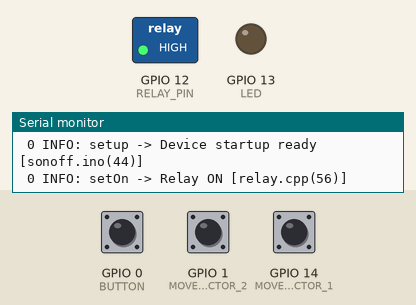
Bench run of a sketch on a simulated ESP8266 (NodeMCU). Shown: switched loads named in the sketch (green lamp = pin HIGH), output pins drawn as LEDs (lit = HIGH), the last lines printed to the serial monitor. The test bench sets the inputs (shaded band); at power-on: GPIO 0 (BUTTON) HIGH, GPIO 1 (MOVE_DETECTOR_2) HIGH, GPIO 14 (MOVE_DETECTOR_1) HIGH. WiFi joins after 1.5 s; servers stay silent unless stated; no MQTT or app messages arrive unless stated.

Above: at 1.2 s.
1.3 s: GPIO 0 (BUTTON) pulled LOW for 1 s
At 3.0 s:
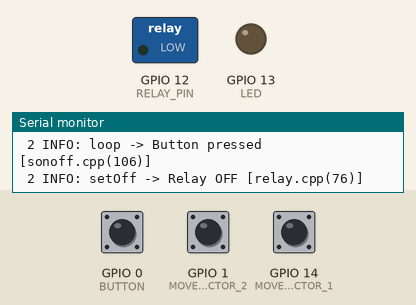
5.1 s: GPIO 0 (BUTTON) pulled LOW for 3.2 s
At 17.2 s:
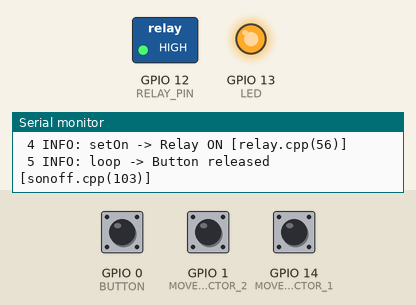
20.3 s: GPIO 1 (MOVE_DETECTOR_2) pulled LOW for 0.15 s
At 21.8 s:
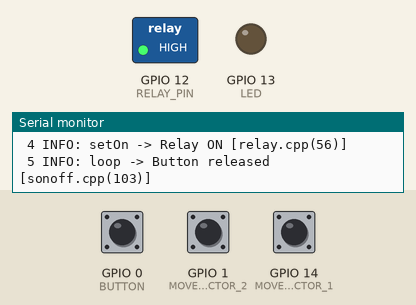
Timing chart, 0 to 23.3 s (numbered marks = the images above; inputs shaded):
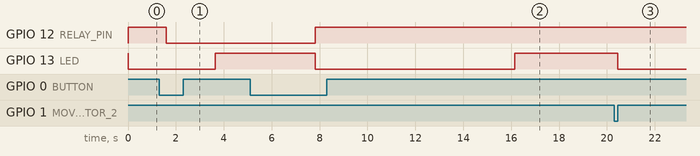

The sketch:

sonoff.ino
```cpp
#include <ESP8266WiFi.h>
#include <PubSubClient.h>
#include <ArduinoOTA.h>
#include "mqtt.h"
#include "global.h"
#include "logger.h"
#include "espOTA.h"
#include "espWiFi.h"
#include "timer1s.h"
#include "sonoff.h"
#include "relay.h"
#include "led.h"

Timer1s timer;
WiFiClient wifiClient;

#ifndef SKIP_MQTT
Mqtt mqtt;
#endif

Sonoff sonoff;
EspOTA espOTA;
EspWiFi espWiFi;
Relay relay;
Led led;

void setup() {
  led.setup();
  led.ledOff();
  timer.setup();
  espWiFi.setup();
  espOTA.setup();
  relay.setup();
  sonoff.setup();
  #ifndef SKIP_MQTT
  mqtt.setup();
  #endif
  #ifdef USE_CONSOLE
  Serial.begin(CONSOLE_SPEED);
  #endif
  led.ledOn();
  L_INFO("Device startup ready");
}

void loop() {
  #ifndef SKIP_MQTT
  mqtt.loop();
  #endif
  led.loop();
  espWiFi.loop();
  espOTA.loop();
  sonoff.loop();
  relay.loop();

}
```

EspWiFi.cpp
```cpp
#include "EspWiFi.h"
#include "global.h"
#include "timer1s.h"
#include "logger.h"
#include <ESP8266WiFi.h>

extern Timer1s timer;

void EspWiFi::setup() {
  WiFi.mode(WIFI_STA);
  WiFi.hostname(HOST_NAME);
  WiFi.begin(WIFI_SSID, WIFI_PASSWORD);
  WiFi.setAutoReconnect(true);
  WiFi.setAutoConnect(true);
}


void EspWiFi::loop() {
  static int lastTry;
  if (WiFi.status() != WL_CONNECTED) {
    int newTry = timer.getTicks();
    if (lastTry + SECONDS_AS_TICKS(10) == newTry) {
      L_DEBUG("Connecting");
      lastTry = newTry;
    }
  }
}
```

EspWiFi.h
```cpp
#pragma once

class EspWiFi
{
  public:
    void setup();
    void loop();
};
```

espOTA.cpp
```cpp
#include "global.h"
#include "logger.h"
#include "espOTA.h"
#include <ArduinoOTA.h>
#include <ESP8266mDNS.h>
#include <WiFiUdp.h>
#include "timer1s.h"
extern Timer1s timer;


void EspOTA::setup() {
  L_DEBUG("Connected to %s", WIFI_SSID);
  L_DEBUG("Init of GenwayOTA");
  ArduinoOTA.setHostname(OTA_HOSTNAME);
  ArduinoOTA.onStart([]() {
    L_INFO("START updating firmware !!");
      timer.stop();
  });
  ArduinoOTA.onEnd([]() {
    L_INFO("END updating firmware !!");
  });
  ArduinoOTA.onProgress([](unsigned int progress, unsigned int total) {
    L_DEBUG("Update progress: %u", (progress / (total / 100)));
  });
  ArduinoOTA.onError([](ota_error_t error) {
    L_ERROR("Error %u: ", error);
    if (error == OTA_AUTH_ERROR) L_ERROR("Firmware update auth Failed")
    else if (error == OTA_BEGIN_ERROR) L_ERROR("Firmware update Begin Failed")
    else if (error == OTA_CONNECT_ERROR) L_ERROR("Firmware update Connect Failed")
    else if (error == OTA_RECEIVE_ERROR) L_ERROR("Firmware update Receive Failed")
    else if (error == OTA_END_ERROR) L_ERROR("Firmware update End Failed");
  });
  ArduinoOTA.begin();
  L_DEBUG("Ready to OTA");
}

void EspOTA::loop() {
  ArduinoOTA.handle();
}
```

espOTA.h
```cpp
#pragma once
#include <stdint.h>

class EspOTA
{
  public:
    void setup();
    void loop();
};
```

global.h
```cpp
#pragma once
#ifndef GLOBAL_H_
#define GLOBAL_H_

#define ON_AFTER_BUTTON 30 ///< How long light on after button pressed
#define ON_AFTER_MOTION 30 ///< How long light on after motion detected
#define ALWAYS_ON_AFTER 10 ///< How long need to press button until light will be always on

#define BUTTON 0            ///< GPIO of button
#define MOVE_DETECTOR_1 14  ///< GPIO of motion detector
#define MOVE_DETECTOR_2 1   ///< GPIO of motion detector 2 (if available)

#define WIFI_SSID "TP-LINK_ANIA"
//#define WIFI_SSID "Salwatorska6admin"
#define WIFI_PASSWORD "KochamAnie1"
//#define WIFI_PASSWORD "Administrator@main6"
#define MQTT_SERVER_HOST "mqtt.salwatorska.pl"
#define MQTT_SERVER_PORT 1883

#define MQTT_USER "Administracja"
#define MQTT_PASSWORD "Administrator@main6"
#define HOST_NAME "rowerownia"
#define MQTT_SUBSCRIBE_TOPIC "salwatorska6/" HOST_NAME "/control/#"

#define MQTT_RELAY_TOPIC "salwatorska6/" HOST_NAME "/state/relay"               ///< Where relay state will be write
#define MQTT_RELAY_ON_TOPIC "salwatorska6/" HOST_NAME "/control/relayOn"        ///< Need to write number of seconds how long light should be on (0 for infinite)
#define MQTT_RELAY_OFF_TOPIC "salwatorska6/" HOST_NAME "/control/relayOff"      ///< Any write will off the light
#define MQTT_RELAY_BLINK_TOPIC "salwatorska6/" HOST_NAME "/control/relayBlink"  ///< Any write will blink the light
#define MQTT_REBOOT_TOPIC "salwatorska6/" HOST_NAME "/control/reboot"           ///< Any write will force reboot

#define MQTT_STATUS_TOPIC "salwatorska6/" HOST_NAME "/status"
#define MQTT_DEBUG_TOPIC "salwatorska6/" HOST_NAME "/debug"


#define MAX_LOG_ENTRY_SIZE 256
#define L_LEVEL LOG_DEBUG ///< Minimal level of event severity to log base on syslog level
//#define SKIP_MQTT

#define SYSLOG_IP "logger.salwatorska.pl"
#define SYSLOG_PORT 5140
//#define USE_OWN_SYSLOG
#define APPLICATON_NAME HOST_NAME


/**
 * Logger related settings
 */
//#define USE_SYSLOG ///< Logs will be saved to system systlog
#define USE_CONSOLE ///< Logs will be printed to console
#ifndef SKIP_MQTT
#define USE_MQTT ///< Logs will be printed to mqtt
#endif
#define CONSOLE_SPEED 9600

/**
 * OTA settings
 */
#define OTA_HOSTNAME HOST_NAME

#endif
```

led.cpp
```cpp
#include "timer1s.h"
#include "led.h"
#include <Arduino.h>

extern Timer1s timer;

#define LED 13

void Led::setup() {
      pinMode(LED, OUTPUT);
}

void Led::ledOn() {
  digitalWrite(LED , 0);
  blinkPeriod = 0;
}

void Led::ledOff() {
  digitalWrite(LED , 1);
  blinkPeriod = 0;
}

void Led::ledBlink() {
  digitalWrite(LED , !digitalRead(LED));
}

void Led::startBlink(int period) {
   blinkPeriod = period;
}

void Led::loop() {
  static int timeToBlink;
  static int oldTime;
  int newTime = timer.getTicks();
  if (newTime != oldTime) {
    if (blinkPeriod!=0) {
      if (timeToBlink == 0) {
        timeToBlink = blinkPeriod;
        ledBlink();
      } else timeToBlink--;
    }
    oldTime = newTime;
  }
}
```

led.h
```cpp
#pragma once
class Led
{
  public:
    void setup();
    void loop();
    void ledOn();
    void ledOff();
    void ledBlink();
    void startBlink(int period);
  private:
    int blinkPeriod;
};
```

logger.cpp
```cpp
#include "Logger.h"
#include "Arduino.h"
#include <cstdio>
#include "timer1s.h"
//#include <ctime>
#ifndef SKIP_MQTT
#include "mqtt.h"
extern Mqtt mqtt;
#endif
extern Timer1s timer;

void Logger::dummy(int level, const char* location, const char* file, const char * format, ...)
{

}

#if L_LEVEL>=LOG_CRIT
/**
 Adds new event to log

 @param level - event severity base on syslog
 @param location - function and class name where event was triggered
 @param file - name of the file and line where event was triggered
 @param format - printf based message to log
*/
void Logger::add(int level, const char* location, const char* file, const char * format, ...)
{
  va_list argptr;
  va_start(argptr, format);
  storeEvent(level, location, file, format, argptr);
  va_end(argptr);
}


void Logger::storeEvent(const int level, const char* location, const char* file, const char*& format, va_list& argptr) {
  char message[MAX_LOG_ENTRY_SIZE];
  vsnprintf(message, MAX_LOG_ENTRY_SIZE, format, argptr);
#ifdef USE_CONSOLE
  writeToConsole(message, location, file, level);
#endif
#ifdef USE_MQTT
  writeToMqtt(message, location, file, level);
#endif
#ifdef USE_SYSLOG
  writeToSyslog(message, location, file , level);
#endif
}
#endif

void Logger::prepareEntry( char* buffer, const char * format, ... )
{
  va_list args;
  va_start (args, format);
  vsnprintf(buffer, MAX_LOG_ENTRY_SIZE, format, args);
  va_end (args);
}

void Logger::writeToConsole(const char* message, const char* location, const char* file, int level) {
  char tmp[MAX_LOG_ENTRY_SIZE];
  prepareEntry(tmp, "%s %s: %s -> %s [%s]\n", getDateAndTime(), getLevel(level), location, message, file);
  Serial.println(tmp);
}

void Logger::writeToMqtt(const char* message, const char* location, const char* file, int level) {
  char tmp[MAX_LOG_ENTRY_SIZE];
  prepareEntry(tmp, "{\"level\":\"%s\",\"location\":\"%s\", \"syslog_message\":\"%s\"}", getLevel(level), location, message);
  #ifndef SKIP_MQTT
  mqtt.publish_debug(tmp);
  #endif

}

void Logger::writeToSyslog(const char* message, const char* location, const char* file, int level) {
#ifdef USE_SYSLOG
  if (message[0] == '{') {
    syslog(level, "{\"location\":\"%s\", \"syslog_message\":%s, \"file\":\"%s\", \"syslog_program\":\"%s\"}", location, message, file, APPLICATON_NAME);
  } else {
    syslog(level, "{\"location\":\"%s\", \"syslog_message\":\"%s\", \"file\":\"%s\", \"syslog_program\":\"%s\"}", location, message, file, APPLICATON_NAME);
  }
#endif
}

/**
 Get current Date and Time
*/
char* Logger::getDateAndTime()
{
  static char result[6];
  sprintf(result, " %d",timer.getTicks());
  return result;
}

/**
Return event level as text
*/
const char* Logger::getLevel(const int level)
{
  const static char* priority[] = { "EMERGENCY", "ALERT", "CRITICAL", "ERROR", "WARNING", "NOTICE", "INFO", "DEBUG" };
  return priority[level];
}

const char* Logger::exeptionToString(const char* message,...) {
  return message;
}
```

logger.h
```cpp
#pragma once
#include <cstdarg>
//#include <exception>
#include "syslog.h"
#include "global.h"

typedef int (*console_writter_ptr) (const char*);

#define FUNCTION_NAME __FUNCTION__

#define STR_HELPER(x) #x
#define STR(x) STR_HELPER(x)
#define __FILENAME__ (strrchr(__FILE__, '\\') ? strrchr(__FILE__  " " STR((__LINE__)), '\\') + 1 : __FILE__  STR( (__LINE__)))
#define __FILE_AND_LINE__ __FILENAME__

#if L_LEVEL>LOG_CRIT
#define L_THROW(exception) {Logger::add(LOG_CRIT, FUNCTION_NAME, __FILE_AND_LINE__, Logger::exeptionToString(exception)); throw exception;}
#else
//#define L_THROW(exception) throw exception;
#endif


#if L_LEVEL>=LOG_ERR
#define L_ERROR(...) {Logger::add(LOG_ERR, FUNCTION_NAME, __FILE_AND_LINE__, __VA_ARGS__);}
#else
#define L_ERROR(...) Logger::dummy(LOG_DEBUG, FUNCTION_NAME, __FILE_AND_LINE__, __VA_ARGS__);
#endif


#if L_LEVEL>=LOG_WARNING
#define L_WARNING(...) Logger::add(LOG_WARNING, FUNCTION_NAME, __FILE_AND_LINE__, __VA_ARGS__);
#else
#define L_WARNING(...) Logger::dummy(LOG_DEBUG, FUNCTION_NAME, __FILE_AND_LINE__, __VA_ARGS__);
#endif

#if L_LEVEL>=LOG_NOTICE
#define L_NOTICE(...) Logger::add(LOG_NOTICE, FUNCTION_NAME, __FILE_AND_LINE__, __VA_ARGS__);
#else
#define L_NOTICE(...) Logger::dummy(LOG_DEBUG, FUNCTION_NAME, __FILE_AND_LINE__, __VA_ARGS__);
#endif

#if L_LEVEL>=LOG_INFO
#define L_INFO(...) Logger::add(LOG_INFO, FUNCTION_NAME, __FILE_AND_LINE__, __VA_ARGS__);
#else
#define L_INFO(...) Logger::dummy(LOG_DEBUG, FUNCTION_NAME, __FILE_AND_LINE__, __VA_ARGS__);
#endif

#if L_LEVEL>=LOG_DEBUG
#define L_DEBUG(...) Logger::add(LOG_DEBUG, FUNCTION_NAME, __FILE_AND_LINE__, __VA_ARGS__);
#else
#define L_DEBUG(...) Logger::dummy(LOG_DEBUG, FUNCTION_NAME, __FILE_AND_LINE__, __VA_ARGS__);
#endif

class Logger
{
public:

  static void dummy(int level, const char* location, const char* file, const char * format, ...);
//  static const char* exeptionToString(std::exception except);
  static const char* exeptionToString(const char* message,...);
  static void prepareEntry( char* buffer, const char * format, ... );
  static console_writter_ptr console_writter;
#if L_LEVEL>=LOG_CRIT
  static void add(int level, const char* location, const char* file, const char * format, ...);
#endif
private:
  static char * getDateAndTime();
  static const char * getLevel(const int level);
  static void writeToConsole(const char * message, const char* location = "", const char* file = "", const int level = LOG_INFO);
  static void writeToMqtt(const char * message, const char* location = "", const char* file = "", const int level = LOG_INFO);
  static void writeToSyslog(const char * message, const char * location = "", const char* file = "", int level = LOG_INFO);
#if L_LEVEL>=LOG_CRIT
  static void storeEvent(const int level, const char* location, const char* file, const char *& format, va_list& argptr);
#endif

};
```

mqtt.cpp
```cpp
#include <PubSubClient.h>
#include <ESP8266WiFi.h>

#include "Arduino.h"
#include "mqtt.h"
#include "global.h"
#include "logger.h"
#include "sonoff.h"
#include "timer1s.h"
#include "relay.h"
#include "led.h"

extern WiFiClient wifiClient;
extern Sonoff sonoff;
extern Timer1s timer;
extern Relay relay;
extern Led led;

PubSubClient client;

void mqtt_callback(char* topic, unsigned char* payload, unsigned int length) {
  payload[length] = 0;
  String data = (const char*)payload;
  L_DEBUG("MQTT payload:%s topic:%s",payload,topic);
  if (strncmp(topic, MQTT_RELAY_BLINK_TOPIC, strlen(MQTT_RELAY_BLINK_TOPIC)) == 0) {
    relay.blink(data.c_str());
  }
  else if (strncmp(topic, MQTT_RELAY_ON_TOPIC, strlen(MQTT_RELAY_ON_TOPIC)) == 0) {
    relay.setOn();
    relay.setOffIn(relay.parseOffIn(data.c_str()));
  }
  else if (strncmp(topic, MQTT_RELAY_OFF_TOPIC, strlen(MQTT_RELAY_OFF_TOPIC)) == 0) {
    relay.setOff();
  } else if (strncmp(topic, MQTT_REBOOT_TOPIC, strlen(MQTT_REBOOT_TOPIC)) == 0) {
    L_INFO("System reboot");
    ESP.restart();
  }
}


void Mqtt::setup() {
  client.setClient(wifiClient);
  client.setServer(MQTT_SERVER_HOST, MQTT_SERVER_PORT);
  client.setCallback(mqtt_callback);
}


void Mqtt::reconnect() {
  static int lastTry;
  if ((WiFi.status() == WL_CONNECTED)&&(!client.connected())) {
    int newTry = timer.getTicks();
    if (lastTry != newTry) {
      L_NOTICE("Connecting to %s with user %s", MQTT_SERVER_HOST, MQTT_USER);
      if (client.connect(HOST_NAME, MQTT_USER, MQTT_PASSWORD)) {
        client.subscribe(MQTT_SUBSCRIBE_TOPIC);
      } else {
        L_ERROR("Unable to connect to %s with user %s. Reconnectiong in 1s..", HOST_NAME, MQTT_USER);
      }
      lastTry = newTry;
    }
  }
}

void Mqtt::loop() {
  reconnect();
  client.loop();
}

int Mqtt::publish_status(uint8_t* message, size_t length, bool retain) {
  return client.publish(MQTT_STATUS_TOPIC, message, length, retain);
}

int Mqtt::publish_status(const char* message, bool retain) {
  return publish_status((uint8_t*)message, strlen(message), retain);
}

int Mqtt::publish_debug(const char* message, size_t length) {
  return client.publish(MQTT_DEBUG_TOPIC, (uint8_t*)message, length);
}

int Mqtt::publish_debug(uint8_t* message, size_t length) {
  return client.publish(MQTT_DEBUG_TOPIC, message, length);
}

int Mqtt::publish_debug(const char* message) {
  return publish_debug(message, strlen(message));
};

int Mqtt::publish_debug(uint8_t data) {
  char tmp[6];
  sprintf(tmp, "%d", data);
  return client.publish(MQTT_DEBUG_TOPIC, tmp, strlen(tmp));
}

int Mqtt::publish_relay(bool state){
  #ifndef SKIP_MQTT
  char tmp[20];
  sprintf(tmp, "{\"relay\":%s}", state?"true":"false");
  return client.publish(MQTT_RELAY_TOPIC, tmp,strlen(tmp));
  #endif
}


int Mqtt::publish(const char* topic, char* message, size_t length) {
  return client.publish(topic, message, length);
}
```

mqtt.h
```cpp
#pragma once
#include "Arduino.h"
class Mqtt
{
  public:
    void setup();
    void loop();
    int publish_debug(const char* message, size_t length);
    int publish_debug(uint8_t* message, size_t length);
    int publish_debug(uint8_t message);
    int publish_debug(const char* message);
    int publish_status(uint8_t* message, size_t length, bool retain = false);
    int publish_status(const char* message, bool retain = false);
    int publish(const char* topic, char* message, size_t length);
    int publish_relay(bool state);
  private:
    void reconnect();


};
```

relay.cpp
```cpp
#include <stdint.h>
#include "Arduino.h"
#include "relay.h"
#include "logger.h"
#include "global.h"
#include "timer1s.h"
#include "led.h"

#define RELAY_PIN 12
#define RELAY_ON 1
#define RELAY_OFF 0

extern Timer1s timer;
extern Led led;

bool alwaysOn;
bool relayState;

#ifndef SKIP_MQTT
#include "mqtt.h"
extern Mqtt mqtt;
#endif

void Relay::setup() {
  pinMode(RELAY_PIN, OUTPUT);
  alwaysOn = false;
  setOff();
}

void Relay::loop() {
  static long old_ticks = 0;
  long ticks = timer.getTicks();
  if (ticks != old_ticks) {
    if (offIn != 0) {
      offIn--;
      if (offIn == 0) {
        setOff();
      }
    }
    old_ticks = ticks;
  }
}

int Relay::parseOffIn(const char* payload) {
  if (strlen(payload)==0) return defaultOffIn;
  return atoi(payload);
}

void Relay::setOn() {
  digitalWrite(RELAY_PIN , RELAY_ON);
  offIn = 0;
  if (relayState!=true) {
    #ifndef SKIP_MQTT
    mqtt.publish_relay(true);
    #endif
    L_INFO("Relay ON");
    relayState = true;
  }
}

void Relay::setAlwaysOnFlag() {
    alwaysOn = true;
    L_INFO("Always on");
}

void Relay::clearAlwaysOnFlag() {
    alwaysOn = false;
}

void Relay::setOff() {
  digitalWrite(RELAY_PIN, RELAY_OFF);
  if (relayState!=false) {
    #ifndef SKIP_MQTT
    mqtt.publish_relay(false);
    #endif
    L_INFO("Relay OFF");
    relayState = false;
    alwaysOn = false;
  }
}

void Relay::blink(const char* payload) {
  bool state = digitalRead(RELAY_PIN);
  if (state==RELAY_ON) {
    setOff();
  } else {
    setOn();
    setOffIn(parseOffIn(payload));
  }
}

void Relay::setOffIn(int seconds) {
  if (seconds!=0) {
    if (!alwaysOn) {
      offIn = SECONDS_AS_TICKS(seconds);
    }
  } else {
      setAlwaysOnFlag();
  }
}
```

relay.h
```cpp
#pragma once
#include "global.h"

class Relay
{
  public:
    void setup();
    void setOn();
    void setOff();
    void blink(const char* payload="");
    void loop();
    int parseOffIn(const char* payload);
    void setAlwaysOnFlag();
    void clearAlwaysOnFlag();
    void setOffIn(int seconds);
  private:

    volatile int defaultOffIn = ON_AFTER_BUTTON;
    volatile int offIn = 0;

};
```

sonoff.h
```cpp
#pragma once

class Sonoff
{
  public:
    void setup();
    void loop();
    char getButtonState();
    /**
    * 0 - no pressed
    * 1 - pressed
    * 2 - falling edge
    * 3 - rising edge
    */
    template<int PIN>
    char getMoveDetectorState() {
      static bool oldState;
      bool newState = (digitalRead(PIN)?true:false);
      bool changed = (oldState!=newState);
      oldState = newState;
      return (newState?1:0)+((changed)?2:0);
    }
    void detectMovie();
};
```

syslog.cpp
```cpp
#include "global.h"

#ifdef USE_OWN_SYSLOG
#include <cstring>
#include <cstdlib>
#include <WiFiUdp.h>

WiFiUDP Udp;

int syslog(int level, const char * format, ...) {
  // send a reply, to the IP address and port that sent us the packet we received
  char buffer[MAX_LOG_ENTRY_SIZE];
  char* p_buffer = buffer;
  va_list args;
  va_start(args, format);
  p_buffer += sprintf(buffer, "<%d> %s ", level, HOST_NAME);
  vsnprintf(p_buffer, MAX_LOG_ENTRY_SIZE-3, format, args);
  va_end(args);

  Udp.beginPacket(SYSLOG_IP, SYSLOG_PORT);
  Udp.write(buffer);
  Udp.endPacket();

  return 0;
}
#else
void syslog(...) {

}
#endif
```

Source omitted: sonoff.cpp (2420 bytes), syslog.h (518 bytes), timer1s.cpp (526 bytes), timer1s.h (180 bytes)

Measured:
- after the input at 1.3 s, GPIO 12 (RELAY_PIN): HIGH → LOW after 0.29 s; GPIO 13 (LED): LOW → HIGH after 2.3 s
- after the input at 5.1 s, GPIO 12 (RELAY_PIN): LOW → HIGH after 2.7 s; GPIO 13 (LED): HIGH → LOW after 2.7 s, → HIGH 8.3 s later
- after the input at 20.3 s, GPIO 13 (LED): HIGH → LOW after 0.15 s
